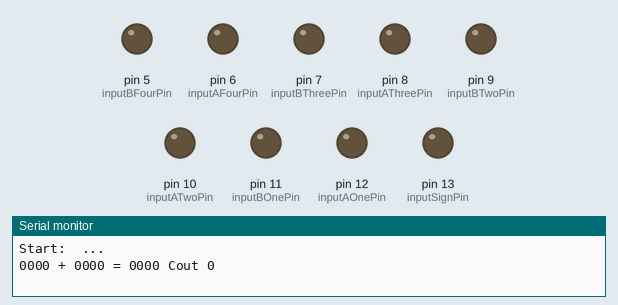
Recording of a sketch running on a simulated Arduino Uno, built with avr-gcc and run on an emulated ATmega328P. Shown: output pins drawn as LEDs (lit = HIGH), the last lines printed to the serial monitor.

Above: at 0.1 s.
At 7.6 s:
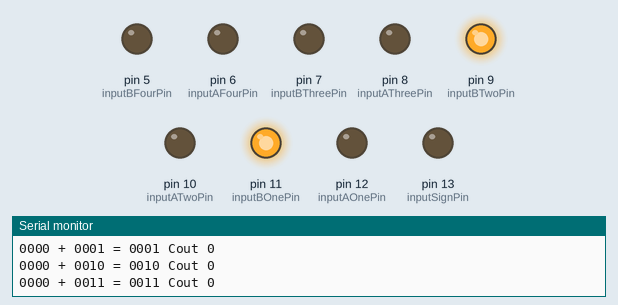
At 12.6 s:
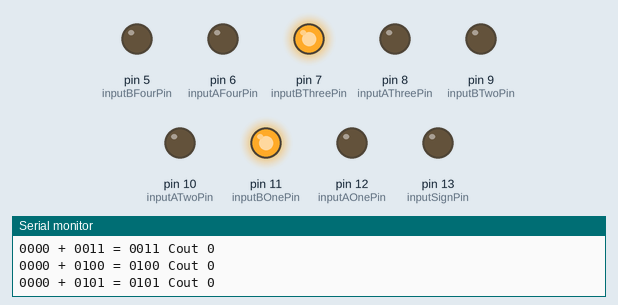
At 17.6 s:
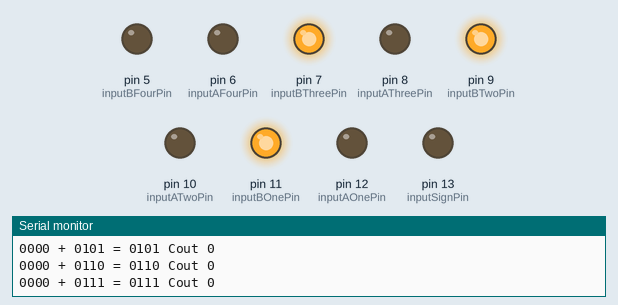
At 27.6 s:
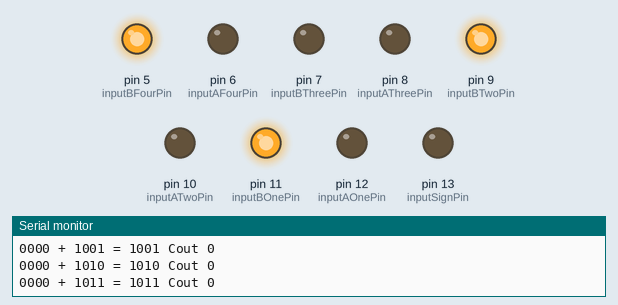
At 37.6 s:
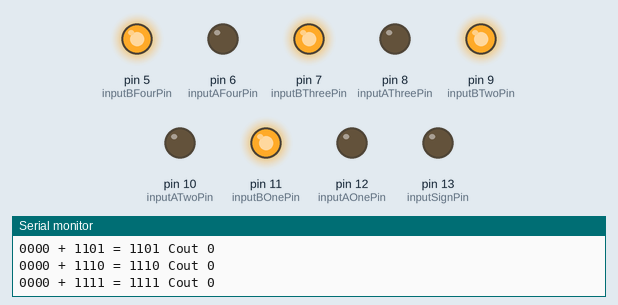
Timing chart, 0 to 39.1 s (numbered marks = the images above):
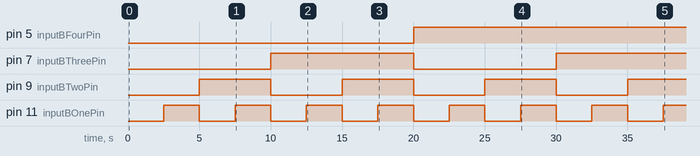

Measured:
- by itself, pin 5 (inputBFourPin): LOW → HIGH at 20.0 s
- by itself, pin 7 (inputBThreePin): LOW → HIGH at 10.0 s, → LOW 10.0 s later, → HIGH 10.0 s later
- by itself, pin 9 (inputBTwoPin): alternates HIGH for 5.0 s and LOW for 5.0 s
- by itself, pin 11 (inputBOnePin): alternates HIGH for 2.5 s and LOW for 2.5 s

The sketch:

11fourbitfulladderandsubtractor.ino
```cpp
/*
  Created by Cristiano S
  Created in May 2023

  Gives inputs to a 4-bit full adder and subtractor
*/

unsigned int inputSignPin = 13;
unsigned int inputAOnePin = 12;
unsigned int inputBOnePin = 11;
unsigned int inputATwoPin = 10;
unsigned int inputBTwoPin = 9;
unsigned int inputAThreePin = 8;
unsigned int inputBThreePin = 7;
unsigned int inputAFourPin = 6;
unsigned int inputBFourPin = 5;

void setup()
{
  // Pin inputs
  pinMode(inputSignPin, OUTPUT);
  pinMode(inputAOnePin, OUTPUT);
  pinMode(inputBOnePin, OUTPUT);
  pinMode(inputATwoPin, OUTPUT);
  pinMode(inputBTwoPin, OUTPUT);
  pinMode(inputAThreePin, OUTPUT);
  pinMode(inputBThreePin, OUTPUT);
  pinMode(inputAFourPin, OUTPUT);
  pinMode(inputBFourPin, OUTPUT);
  // Serial monitor
  Serial.begin(9600); // Start the serial monitor at 9600 baud
  Serial.println("\nStart:  ...\n");
}

void loop()
{
  for (int inputSign = 0; inputSign < 2; inputSign++) {
    // Set the sign pin to on or off if inputSign is 1 or another number
    switch (inputSign) {
      case 1:
        digitalWrite(inputSignPin, HIGH);
        break;
      default:
        digitalWrite(inputSignPin, LOW);
        break;
    }
    for (int inputAFour = 0; inputAFour < 2; inputAFour++) {
      // Set the a4 pin to on or off if inputAFour is 1 or another number
      switch (inputAFour) {
        case 1:
          digitalWrite(inputAFourPin, HIGH);
          break;
        default:
          digitalWrite(inputAFourPin, LOW);
          break;
      }
      for (int inputAThree = 0; inputAThree < 2; inputAThree++) {
        // Set the a3 pin to on or off if inputAThree is 1 or another number
        switch (inputAThree) {
          case 1:
            digitalWrite(inputAThreePin, HIGH);
            break;
          default:
            digitalWrite(inputAThreePin, LOW);
            break;
        }
        for (int inputATwo = 0; inputATwo < 2; inputATwo++) {
          // Set the a2 pin to on or off if inputATwo is 1 or another number
          switch (inputATwo) {
            case 1:
              digitalWrite(inputATwoPin, HIGH);
              break;
            default:
              digitalWrite(inputATwoPin, LOW);
              break;
          }
          for (int inputAOne = 0; inputAOne < 2; inputAOne++) {
            // Set the a1 pin to on or off if inputAOne is 1 or another number
            switch (inputAOne) {
              case 1:
                digitalWrite(inputAOnePin, HIGH);
                break;
              default:
                digitalWrite(inputAOnePin, LOW);
                break;
            }
            for (int inputBFour = 0; inputBFour < 2; inputBFour++) {
              // Set the b4 pin to on or off if inputBFour is 1 or another number
              switch (inputBFour) {
                case 1:
                  digitalWrite(inputBFourPin, HIGH);
                  break;
                default:
                  digitalWrite(inputBFourPin, LOW);
                  break;
              }
              for (int inputBThree = 0; inputBThree < 2; inputBThree++) {
                // Set the b3 pin to on or off if inputBThree is 1 or another number
                switch (inputBThree) {
                  case 1:
                    digitalWrite(inputBThreePin, HIGH);
                    break;
                  default:
                    digitalWrite(inputBThreePin, LOW);
                    break;
                }
                for (int inputBTwo = 0; inputBTwo < 2; inputBTwo++) {
                  // Set the b2 pin to on or off if inputBTwo is 1 or another number
                  switch (inputBTwo) {
                    case 1:
                      digitalWrite(inputBTwoPin, HIGH);
                      break;
                    default:
                      digitalWrite(inputBTwoPin, LOW);
                      break;
                  }
                  for (int inputBOne = 0; inputBOne < 2; inputBOne++) {
                    // Set the b1 pin to on or off if inputBOne is 1 or another number
                    switch (inputBOne) {
                      case 1:
                        digitalWrite(inputBOnePin, HIGH);
                        break;
                      default:
                        digitalWrite(inputBOnePin, LOW);
                        break;
                    }
                    // 4-Bit adder and subtractor math
                    int xorGateSp = inputSign ^ inputBOne;
                    int xorGateSp2 = inputSign ^ inputBTwo;
                    int xorGateSp3 = inputSign ^ inputBThree;
                    int xorGateSp4 = inputSign ^ inputBFour;
                    int xorGateOne = inputAOne ^ xorGateSp;
                    int xorGateOneTwo = inputSign ^ xorGateOne;
                    int andGateOne = inputAOne & xorGateSp;
                    int andGateOneTwo = inputSign & xorGateOne;
                    int orGateOne = andGateOne | andGateOneTwo;
                    int carryOutOne = orGateOne;
                    int xorGateTwoOne = inputATwo ^ xorGateSp2;
                    int xorGateTwoTwo = carryOutOne ^ xorGateTwoOne;
                    int andGateTwoOne = inputATwo & xorGateSp2;
                    int andGateTwoTwo = carryOutOne & xorGateTwoOne;
                    int orGateTwo = andGateTwoOne | andGateTwoTwo;
                    int carryOutTwo = orGateTwo;
                    int xorGateThreeOne = inputAThree ^ xorGateSp3;
                    int xorGateThreeTwo = carryOutTwo ^ xorGateThreeOne;
                    int andGateThreeOne = inputAThree & xorGateSp3;
                    int andGateThreeTwo = carryOutTwo & xorGateThreeOne;
                    int orGateThree = andGateThreeOne | andGateThreeTwo;
                    int carryOutThree = orGateThree;
                    int xorGateFourOne = inputAFour ^ xorGateSp4;
                    int xorGateFourTwo = carryOutThree ^ xorGateFourOne;
                    int andGateFourOne = inputAFour & xorGateSp4;
                    int andGateFourTwo = carryOutThree & xorGateFourOne;
                    int orGateFour = andGateFourOne | andGateFourTwo;
                    int carryOutFour = orGateFour;
                    int sumOne = xorGateOneTwo;
                    int sumTwo = xorGateTwoTwo;
                    int sumThree = xorGateThreeTwo;
                    int sumFour = xorGateFourTwo;

                    // Print calcuation to serial monitor
                    char signText = '+';
                    if (inputSign == 1) {
                      signText = '-';
                    }

                    Serial.print(inputAFour);
                    Serial.print(inputAThree);
                    Serial.print(inputATwo);
                    Serial.print(inputAOne);
                    Serial.print(" ");
                    Serial.print(signText);
                    Serial.print(" ");
                    Serial.print(inputBFour);
                    Serial.print(inputBThree);
                    Serial.print(inputBTwo);
                    Serial.print(inputBOne);
                    Serial.print(" = ");
                    Serial.print(sumFour);
                    Serial.print(sumThree);
                    Serial.print(sumTwo);
                    Serial.print(sumOne);
                    Serial.print(" Cout ");
                    Serial.println(carryOutFour);
                    delay(2500);
                  }
                }
              }
            }
          }
        }
      }
    }
  }

  Serial.println("\nDone\n");
}
```
